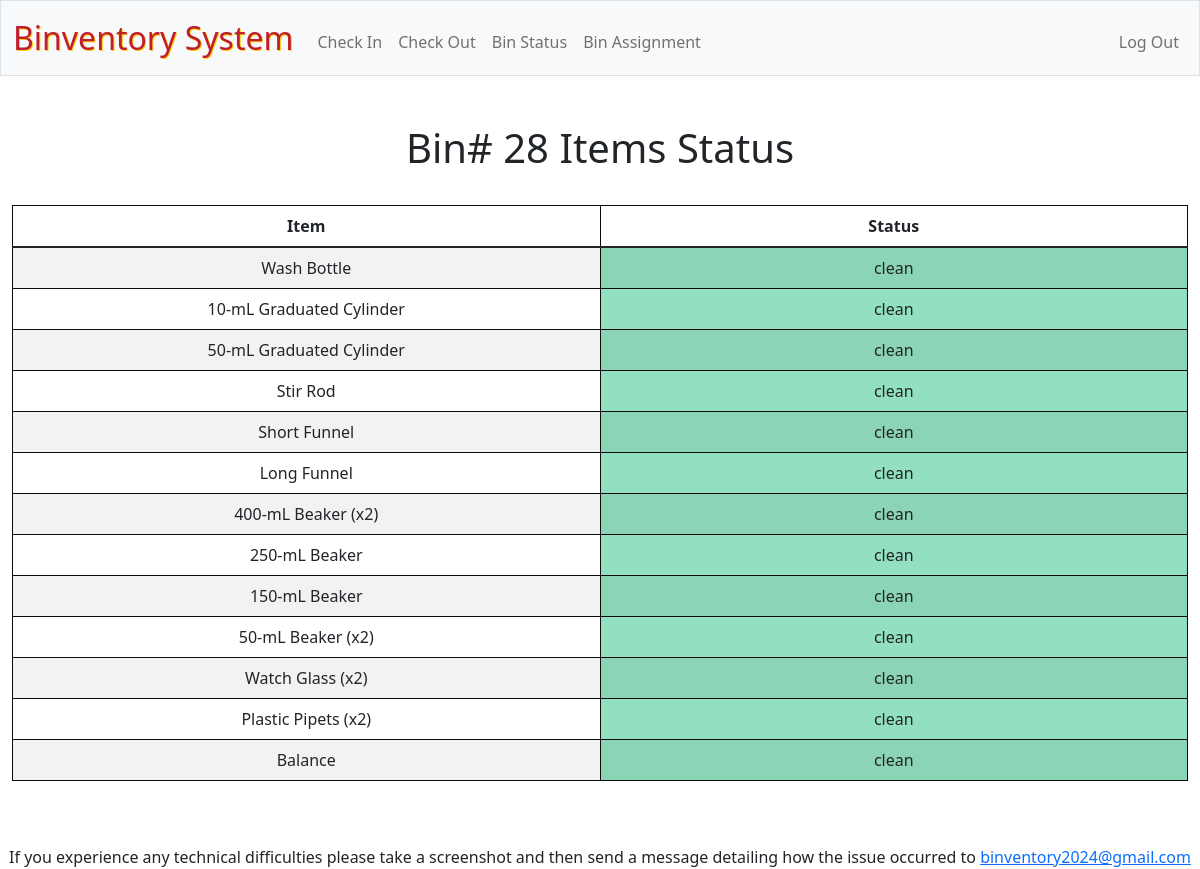
Page /status (signed in) on the committed database.
### tables this page shows
CREATE TABLE bins (
bin_code INTEGER PRIMARY KEY AUTOINCREMENT,
room_num TEXT NOT NULL,
bin_num INTEGER NOT NULL,
FOREIGN KEY (room_num) REFERENCES room (room_num)
);

CREATE TABLE bin_items (bin_code INTEGER NOT NULL PRIMARY KEY, wash_bottle TEXT CHECK(wash_bottle IN ('clean', 'dirty', 'partial', 'missing')), grad_cyl_10 TEXT CHECK(grad_cyl_10 IN ('clean', 'dirty', 'partial', 'missing')), grad_cyl_50 TEXT CHECK(grad_cyl_50 IN ('clean', 'dirty', 'partial', 'missing')), stir_rod TEXT CHECK(stir_rod IN ('clean', 'dirty', 'partial', 'missing')), short_fun TEXT CHECK(short_fun IN ('clean', 'dirty', 'partial', 'missing')), long_fun TEXT CHECK(long_fun IN ('clean', 'dirty', 'partial', 'missing')), beaker_400 TEXT CHECK(beaker_400 IN ('clean', 'dirty', 'partial', 'missing')), beaker_250 TEXT CHECK(beaker_250 IN ('clean', 'dirty', 'partial', 'missing')), beaker_150 TEXT CHECK(beaker_150 IN ('clean', 'dirty', 'partial', 'missing')), beaker_50 TEXT CHECK(beaker_50 IN ('clean', 'dirty', 'partial', 'missing')), watch_glass TEXT CHECK(watch_glass IN ('clean', 'dirty', 'partial', 'missing')), plastic_pipets TEXT CHECK(plastic_pipets IN ('clean', 'dirty', 'partial', 'missing')), balance TEXT CHECK(balance IN ('clean', 'dirty', 'partial', 'missing')), last_user_code INTEGER, last_checkin_time DATETIME DEFAULT CURRENT_TIMESTAMP, last_checkout_time DATETIME DEFAULT CURRENT_TIMESTAMP, FOREIGN KEY (last_user_code) REFERENCES students (student_id), FOREIGN KEY (bin_code) REFERENCES bins (bin_code));

### student_bp.py (the view)
@bp.route("/status", methods = ["GET", "POST"])
@login_required
def status():
    student_id = session["user_id"]
    id_query = {"student_id" : f"{student_id}"}
    class_code = extract_query_info(db_name, "bin_assign", id_query, "class_code")
    if not class_code:
        flash("No class found or class not assigned")
        return redirect("/assign")
    class_student_query = {"class_code" : f"{class_code}", "student_id" : f"{student_id}"}
    bin_code = extract_query_info(db_name, "bin_assign", class_student_query, "bin_code")
    if not bin_code:
        flash("You have not yet registered in a class or to a bin")
        return redirect("assign.html")
    sql_col_search = ', '.join(f"bin_items.{items}" for items in bin_contents)
    with sqlite3.connect(f"{db_name}.db") as db:
        try:
             db.row_factory = sqlite3.Row
             cursor = db.execute(f"SELECT bins.bin_num, {sql_col_search} FROM bin_items JOIN bins ON bins.bin_code = bin_items.bin_code WHERE bin_items.bin_code = ?", (bin_code,))
             bin_status = cursor.fetchone()
             cursor.close()
        except sqlite3.Error as e:
            flash(f"An error has occurred, {e}")
            return redirect("/")
    if not bin_status:
        flash("Database error, bin_status not found")
        return redirect("/")
    return render_template("status.html", bin_status=bin_status, bin_contents=bin_contents)

### db_helpers.py (called while the page is built)
def extract_query_info(db_name, table, queries_dict, value_search):
    try:
        with sqlite3.connect(f"{db_name}.db") as db:
            where_conditions = ' AND '.join(f"{query_col} = ?" for query_col in queries_dict.keys())
            sql_query = f"SELECT {value_search} FROM {table} WHERE {where_conditions}"
            query_values = tuple(queries_dict.values())
            cursor = db.execute(sql_query, query_values)
            check = cursor.fetchall()
            cursor.close()
            if len(check) > 0:
                result = check[0][0]
                return str(result)
            else:
                return False
    except sqlite3.Error as e:
        print(f"An error occurred extracting {value_search} from {table}: {e}")
        return False

### helpers.py (called while the page is built)
def login_required(f):
    @wraps(f)
    def decorated_function(*args, **kwargs):
        if session.get("user_id") is None:
            flash("Login Required")
            return redirect("/login")
        return f(*args, **kwargs)
    return decorated_function

### templates/status.html (shortened to what this page needs)
{% extends "layout.html" %}
{% block main %}
<h1> Bin# {{ bin_status["bin_num"] }} Items Status </h1>
<table class="table table-striped">
    <thead>
        <tr>
            <th scope="col">Item</th>
            <th scope="col">Status</th>
        </tr>
    </thead>
    <tbody>
        {% for item in bin_status.keys() %}
            {% if item != "bin_num" %}
                <tr>
                    <td>{{ bin_contents[item] }}</td>
                    <td id="{{ item }}" class="status">{{ bin_status[item] }}</td>
                </tr>
            {% endif %}
        {% endfor %}
    </tbody>
</table>
{% endblock %}

### templates/layout.html (shortened to what this page needs)
<!DOCTYPE html>
<html lang="en">
    <head>
        <link href="https://cdn.jsdelivr.net/npm/bootstrap@5.1.3/dist/css/bootstrap.min.css" rel="stylesheet">
        <link href="/static/styles.css" rel="stylesheet">
    </head>
    <body>
        <nav class="bg-light border navbar navbar-expand-md navbar-light">
            <div class="container-fluid">
                <a class="navbar-brand" href="/"><span class="school_color">Binventory System</span></a>
                <div class="collapse navbar-collapse" id="navbar">
                    {% if session["user_id"] and session["user_role"] == "student" %}
                        <ul class="navbar-nav me-auto mt-2">
                            <li class="nav-item"><a class="nav-link" href="/checkin">Check In</a></li>
                            <li class="nav-item"><a class="nav-link" href="/checkout">Check Out</a></li>
                            <li class="nav-item"><a class="nav-link" href="/status">Bin Status</a></li>
                            <li class="nav-item"><a class="nav-link" href="/assign">Bin Assignment</a></li>
                        </ul>
                        <ul class="navbar-nav ms-auto mt-2">
                            <li class="nav-item"><a class="nav-link" href="/logout">Log Out</a></li>
                        </ul>
                    {% else %}
                        <ul class="navbar-nav ms-auto mt-2">
                            <li class="nav-item"><a class="nav-link" href="/register">Register</a></li>
                            <li class="nav-item"><a class="nav-link" href="/login">Log In</a></li>
                            <li class="nav-item"><a class="nav-link" href="/admin_login">Admin Login</a></li>
                        </ul>
                    {% endif %}
                </div>
            </div>
        </nav>
        <main class="container-fluid py-5 text-center">
            {% block main %}{% endblock %}
        </main>
    </body>
    <footer>
        If you experience any technical difficulties please take a screenshot and then send a message detailing how the issue occurred to <a href = "mailto:binventory2024@gmail.com">binventory2024@gmail.com</a>
    </footer>
</html>

### static/styles.css (style rules this page uses)
nav .navbar-brand { font-size: xx-large; }
nav .navbar-brand .school_color { color: #be1e2d; text-shadow: 1px 1px #ffcf0c; }
table, th, td { border: 1px solid #0c0c0c; border-collapse: collapse; width: 25%; margin-left: auto; margin-right: auto; table-layout: auto; text-overflow: ellipsis; }
h1, h2, par { padding-bottom: 25px; }
footer { text-align:center }

### rows in the picture
bins: bin_num "28"
bin_items: wash_bottle "clean" "clean" "clean" "clean" "clean" "clean" "clean" "clean" "clean" "clean" "clean" "clean" "clean"

### other values in the picture
{{ bin_contents[item] }} "Wash Bottle" "10-mL Graduated Cylinder" "50-mL Graduated Cylinder" "Stir Rod" "Short Funnel" "Long Funnel" "400-mL Beaker (x2)" "250-mL Beaker" "150-mL Beaker" "50-mL Beaker (x2)" "Watch Glass (x2)" "Plastic Pipets (x2)" "Balance"
